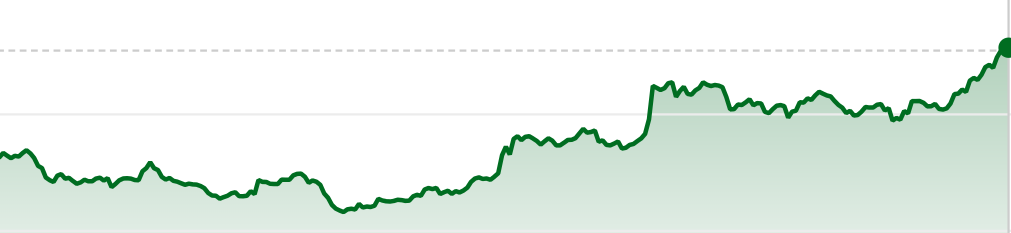
#> input picture check_lib/tata_stock_price.png, 2022 x 466 px (shown at 1/2 size)
$ jupyter execute --allow-errors test_my_python_library.ipynb
#> lines starting #> are read from the running program, lines starting #| are printed output that depends on the picture
[cell 1]
from PIL import Image
import matplotlib.pyplot as plt
import numpy as np

[cell 2]
from graph_cordinates.graph_cordinates import get_graphcordinates

[cell 3]
image_path='tata_stock_price.png'

[cell 4]
x_range=[2018,2023]
y_range=[0,800]
image_path='tata_stock_price.png'
background_value=1  #white background and dark plot

#> (the rest of this cell did not finish here and is left out)

[cell 5]
image=Image.open(image_path)
#> image is the input picture: PIL image 2022x466 RGBA; mean R, G, B, A 232.3, 241.3, 235.2, 255
image_arr=np.array(image)
plt.imshow(image)

[cell 6]
grayscale_image = image.convert('L')
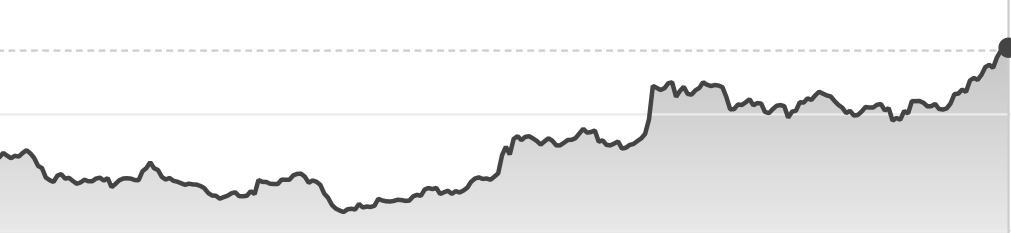
#> grayscale_image: PIL image 2022x466 L (shown at 1/2 size); min 67, max 255, mean 237.9
grayscale_image_arr=np.array(grayscale_image)
plt.imshow(grayscale_image)

[cell 7]
r1= image_arr.shape[0]/image_arr.shape[1]
#> r1 = 0.23
r2= ( y_range[1]-y_range[0] )/ ( x_range[1]-x_range[0] )
r=r1/r2
#> r = 0.00144
r

fig, ax = plt.subplots(dpi=100)
#> (the rest of this cell did not finish here and is left out)
